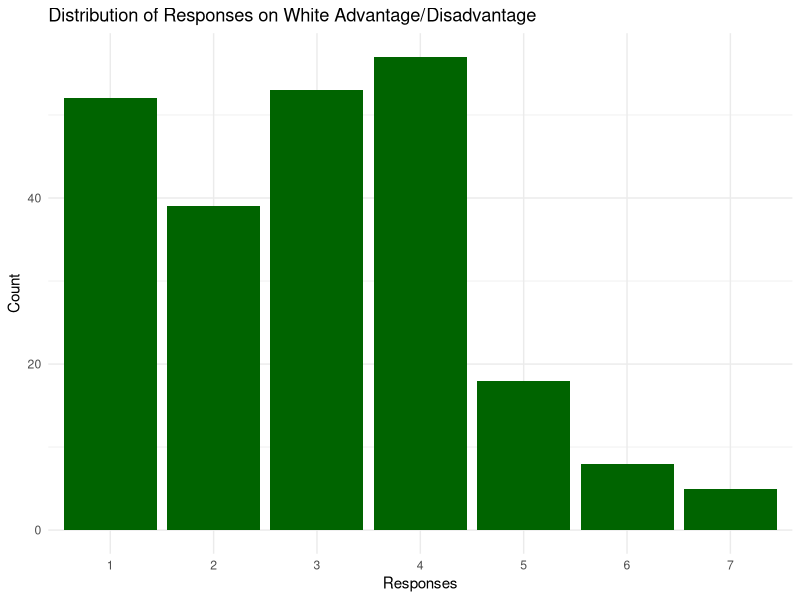
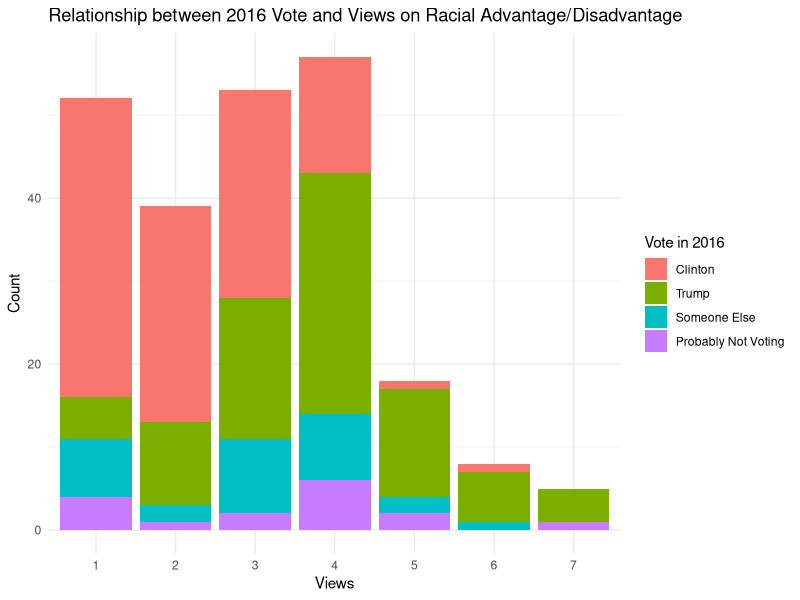
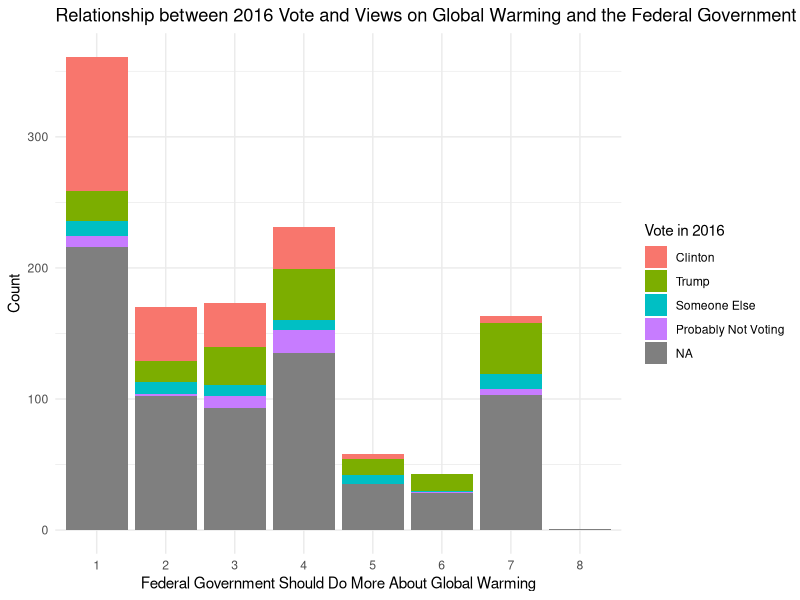

Source code (R) for these figures, in order: (Note: this script raises an error after producing the figures.)
library(here)
library(tidyverse)
library(dplyr)
library(ggplot2)

anes_data <- read_csv(here("data", "anes_pilot_2016.csv"))

vote2016 <- anes_data$vote16dt
vote2016 <- ifelse(vote2016 == 9, NA, vote2016)
vote2016 <- factor(vote2016, 
                   levels = c(1, 2, 3, 4),
                   labels = c("Clinton", "Trump", "Someone Else", "Probably Not Voting"))

white_adv <- anes_data$wad4b
white_adv <- ifelse(white_adv == 9, NA, white_adv)

anes_data$vote2016 <- vote2016
anes_data$white_adv <- white_adv

anes_data_clean <- anes_data %>%
  filter(!is.na(vote2016) & !is.na(white_adv))

# Graphing responses re: white advantage/disadvantage
# scale: 1 = "large advantage", 4 = "it does not make any difference", 7 = "large disadvantage"
ggplot(anes_data_clean, aes(x = factor(white_adv, exclude = NULL))) +
  geom_bar(fill = "darkgreen") +
  labs(
    title = "Distribution of Responses on White Advantage/Disadvantage",
    x = "Responses",
    y = "Count"
  ) +
  theme_minimal()

# Relationship between 2016 Vote and Views on Racial Advantage/Disadvantage
ggplot(anes_data_clean, aes(x = factor(white_adv), fill = factor(vote2016))) +
  geom_bar() +
  labs(
    title = "Relationship between 2016 Vote and Views on Racial Advantage/Disadvantage",
    x = "Views",
    y = "Count",
    fill = "Vote in 2016"
  ) +
  theme_minimal()

warm_do <- anes_data$warmdo
warm_do <- ifelse(warm_do == 9, NA, warm_do)

# scale: 1 = fed gov should be doing a great deal more, 4 = is doing the right
# amount, 7 = should be doing a great deal less

ggplot(anes_data, aes(x = factor(warm_do), fill = factor(vote2016))) +
  geom_bar() +
  labs(
    title = "Relationship between 2016 Vote and Views on Global Warming and the Federal Government",
    x = "Federal Government Should Do More About Global Warming",
    y = "Count",
    fill = "Vote in 2016"
  ) +
  theme_minimal()

pdf(here("figs", "white_adv_plot.pdf"))
ggplot(anes_data, aes(x, y_sq)) + geom_point() + geom_smooth()
dev.off()

immig_numb <- factor(anes_data$immig_numb, 
                     levels = c(1, 4, 7), 
                     labels = c("Increased a lot", "Kept the same", "Decreased a lot"))
immig_numb <- na.omit(immig_numb)

library(ggplot2)

ggplot(data = data.frame(immig_numb), aes(x = immig_numb)) +
  geom_bar(fill = "red") + 
  labs(title = "Public Opinion Immigration Numbers (2016)", 
       x = "Should immigration numbers be increased, decreased, or kept the same", 
       y = "Count of Respondents")

economy <- anes_data$econnow
ggplot(anes_data, aes(x = factor(economy), fill = factor(vote2016))) +
  geom_bar() +
  labs(
    title = "Relationship between 2016 Vote and Views on Economy",
    x = "Economy compared to one year ago",
    y = "Count",
    fill = "Vote in 2016"
  ) +
  theme_minimal()
